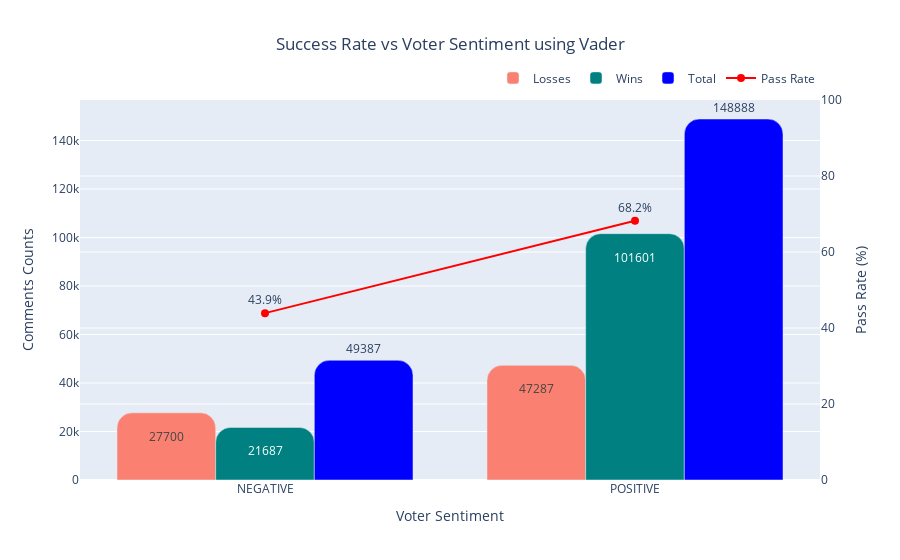

Write notebook code for a chart like this one.
### Code cell
plot.plot_sentiment_byPass(data,vader=True,prt=True,savefig=True)

### Figure 1 — Plotly figure (JSON) as saved in the notebook; plotly's stock layout.template omitted (floating-point values rounded to 4 significant figures)
{"data": [{"marker": {"color": "salmon"}, "name": "Losses", "text": [27700, 47287], "textposition": "inside", "type": "bar", "x": ["NEGATIVE", "POSITIVE"], "y": [27700, 47287]}, {"marker": {"color": "teal"}, "name": "Wins", "text": [21687, 101601], "textposition": "inside", "type": "bar", "x": ["NEGATIVE", "POSITIVE"], "y": [21687, 101601]}, {"marker": {"color": "blue"}, "name": "Total", "text": [49387, 148888], "textposition": "outside", "type": "bar", "x": ["NEGATIVE", "POSITIVE"], "y": [49387, 148888]}, {"line": {"color": "red", "width": 2}, "marker": {"color": "red", "size": 8}, "mode": "lines+markers+text", "name": "Pass Rate", "text": ["43.9%", "68.2%"], "textposition": "top center", "type": "scatter", "x": ["NEGATIVE", "POSITIVE"], "y": [43.91, 68.24], "yaxis": "y2"}], "layout": {"barcornerradius": 15, "bargap": 0.2, "barmode": "group", "legend": {"orientation": "h", "x": 1, "xanchor": "right", "y": 1.02, "yanchor": "bottom"}, "title": {"text": "Success Rate vs Voter Sentiment using Vader", "x": 0.5, "xanchor": "center"}, "xaxis": {"title": {"text": "Voter Sentiment"}}, "yaxis": {"side": "left", "title": {"text": "Comments Counts"}}, "yaxis2": {"overlaying": "y", "range": [0, 100], "side": "right", "tickformat": ".0f", "title": {"text": "Pass Rate (%)"}}}}
